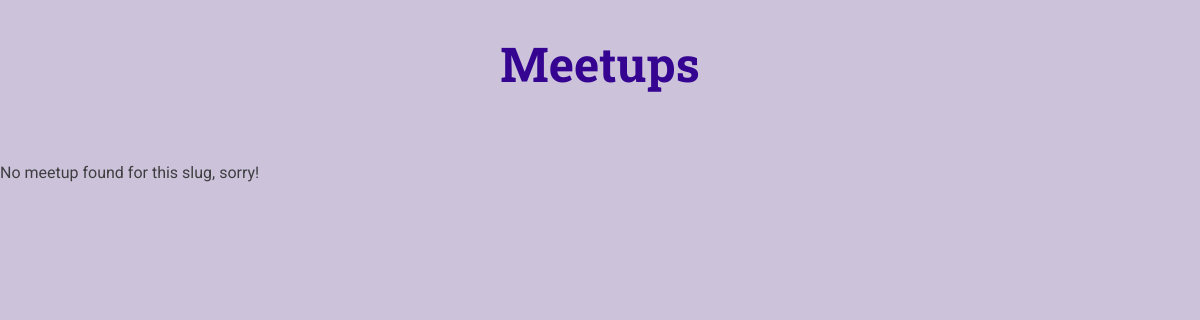
Page /meetups/frontend-developers-meetup on the earlier database version.
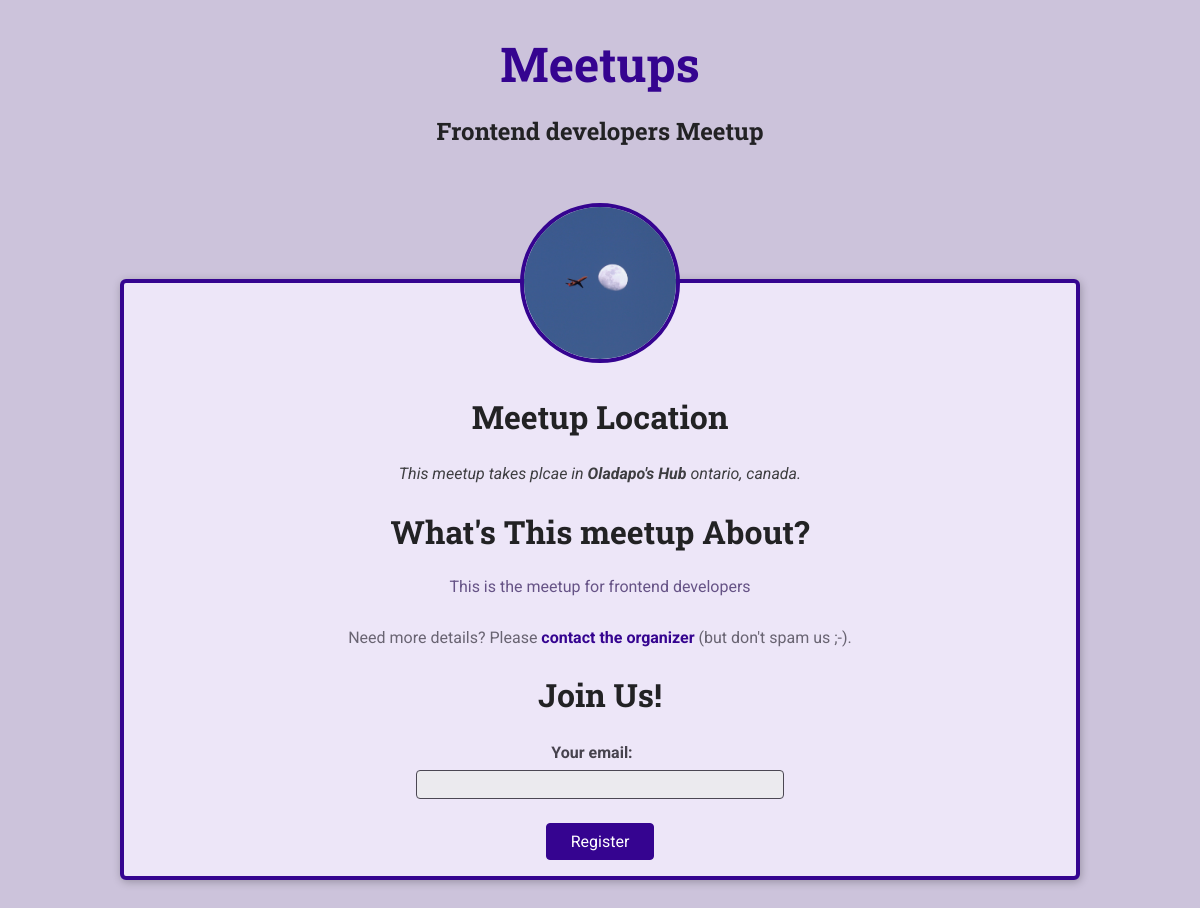
Same page on the later database version.
### meetups/models.py (models this page shows, shortened)
class Meetup(models.Model):
    title = models.CharField(max_length=200)
    organizer_email = models.EmailField()
    date = models.DateField()
    slug = models.SlugField(unique=True)
    description = models.TextField()
    image = models.ImageField(upload_to='images')
    location = models.ForeignKey(Location, on_delete=models.CASCADE)
    participants = models.ManyToManyField(Participant, blank=True, null=True)

class Location(models.Model):
    name = models.CharField(max_length=200)
    address = models.CharField(max_length=300)

### meetups/views.py (the view, shortened to what this page needs)
# urls.py: path('<slug:meetup_slug>', views.meetup_details, name='meetup-detail') # our-domain.com/meetups/a-first-meetup
def meetup_details(request, meetup_slug):
    try:
        selected_meetup = Meetup.objects.get(slug=meetup_slug)
        if request.method == 'GET':
            registration_form = RegistrationForm()
        return render(request, 'meetups/meetup-details.html', {
                'meetup_found': True,
                'meetup': selected_meetup,
                'form': registration_form
            })
    except Exception as exc:
        return render(request, 'meetups/meetup-details.html', {
            'meetup_found': False
        })

### meetups/forms.py
class RegistrationForm(forms.Form):
    email = forms.EmailField(label='Your email')

### meetups/templates/meetups/meetup-details.html (shortened to what this page needs)
{%extends 'meetups/base/base.html' %}
{% load static %}
{% block site_css%}
<link rel="stylesheet" href="{% static 'meetups/styles/meetup-details.css' %}" />
{% endblock %}
{% block main_heading %}
{{ meetup.title }}
{% endblock %}
{% block body %}
{% if meetup_found %}
<article>
  <img src="{{ meetup.image.url }}" alt="{{ meetup.title }}" id="main-image"/>
  <section id="location">
    <h2>Meetup Location</h2>
    <address>
      This meetup takes plcae in <span>{{ meetup.location.name }}</span> {{ meetup.location.address }}.
    </address>
  </section>
  <section id="details">
    <h2>What's This meetup About?</h2>
    <p>{{ meetup.description }}</p>
    <footer>
      <p>
        Need more details? Please
        <a href="mailto:{{ meetup.organizer_email }}">contact the organizer</a> (but don't spam us ;-).
      </p>
    </footer>
  </section>
  <section id="registration">
    <h2>Join Us!</h2>
    <form action="{% url 'meetup-detail' meetup.slug %}" method="POST">
      <ul>
        {{ form.as_ul }}
      </ul>
      <div id="registration-actions">
        <button>Register</button>
      </div>
    </form>
  </section>
</article>
{% else %}
  <p>No meetup found for this slug, sorry! </p>
{% endif %}
{% endblock %}

Differences in the rows shown:
added Meetup: title "Frontend developers Meetup", image (picture), location.name "Oladapo's Hub", location.address "ontario, canada", description "This is the meetup for frontend developers"
Other differences:
text no longer shown: "No meetup found for this slug, sorry!"
text now shown: "Meetup Location This meetup takes plcae in . What's This meetup About? Need more details? Please contact the organizer (but don't spam us ;-). Join Us! Your email: Register"
